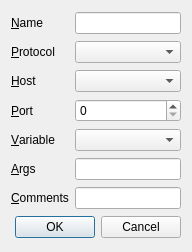
<?xml version="1.0" encoding="UTF-8"?>
<ui version="4.0">
 <class>DialogConnection</class>
 <widget class="QDialog" name="DialogConnection">
  <property name="geometry">
   <rect>
    <x>0</x>
    <y>0</y>
    <width>192</width>
    <height>252</height>
   </rect>
  </property>
  <property name="windowTitle">
   <string>Connection</string>
  </property>
  <layout class="QGridLayout" name="gridLayout">
   <item row="0" column="0">
    <widget class="QLabel" name="lName">
     <property name="text">
      <string>&amp;Name</string>
     </property>
     <property name="buddy">
      <cstring>leName</cstring>
     </property>
    </widget>
   </item>
   <item row="0" column="1">
    <widget class="QLineEdit" name="leName"/>
   </item>
   <item row="1" column="0">
    <widget class="QLabel" name="lProtocol">
     <property name="text">
      <string>&amp;Protocol</string>
     </property>
     <property name="buddy">
      <cstring>cbProtocol</cstring>
     </property>
    </widget>
   </item>
   <item row="1" column="1">
    <widget class="QComboBox" name="cbProtocol"/>
   </item>
   <item row="2" column="0">
    <widget class="QLabel" name="lHost">
     <property name="text">
      <string>&amp;Host</string>
     </property>
     <property name="buddy">
      <cstring>cbHost</cstring>
     </property>
    </widget>
   </item>
   <item row="2" column="1">
    <widget class="QComboBox" name="cbHost"/>
   </item>
   <item row="3" column="0">
    <widget class="QLabel" name="lPort">
     <property name="text">
      <string>&amp;Port</string>
     </property>
     <property name="buddy">
      <cstring>sbPort</cstring>
     </property>
    </widget>
   </item>
   <item row="3" column="1">
    <widget class="QSpinBox" name="sbPort"/>
   </item>
   <item row="4" column="0">
    <widget class="QLabel" name="lVar">
     <property name="text">
      <string>&amp;Variable</string>
     </property>
     <property name="buddy">
      <cstring>cbVar</cstring>
     </property>
    </widget>
   </item>
   <item row="4" column="1">
    <widget class="QComboBox" name="cbVar"/>
   </item>
   <item row="5" column="0">
    <widget class="QLabel" name="lArgs">
     <property name="text">
      <string>&amp;Args</string>
     </property>
     <property name="buddy">
      <cstring>leArgs</cstring>
     </property>
    </widget>
   </item>
   <item row="5" column="1">
    <widget class="QLineEdit" name="leArgs"/>
   </item>
   <item row="6" column="0">
    <widget class="QLabel" name="lComments">
     <property name="text">
      <string>&amp;Comments</string>
     </property>
     <property name="buddy">
      <cstring>leComments</cstring>
     </property>
    </widget>
   </item>
   <item row="6" column="1">
    <widget class="QLineEdit" name="leComments"/>
   </item>
   <item row="7" column="0" colspan="2">
    <widget class="QDialogButtonBox" name="buttonBox">
     <property name="standardButtons">
      <set>QDialogButtonBox::Cancel|QDialogButtonBox::Ok</set>
     </property>
    </widget>
   </item>
  </layout>
 </widget>
 <resources/>
 <connections/>
</ui>
